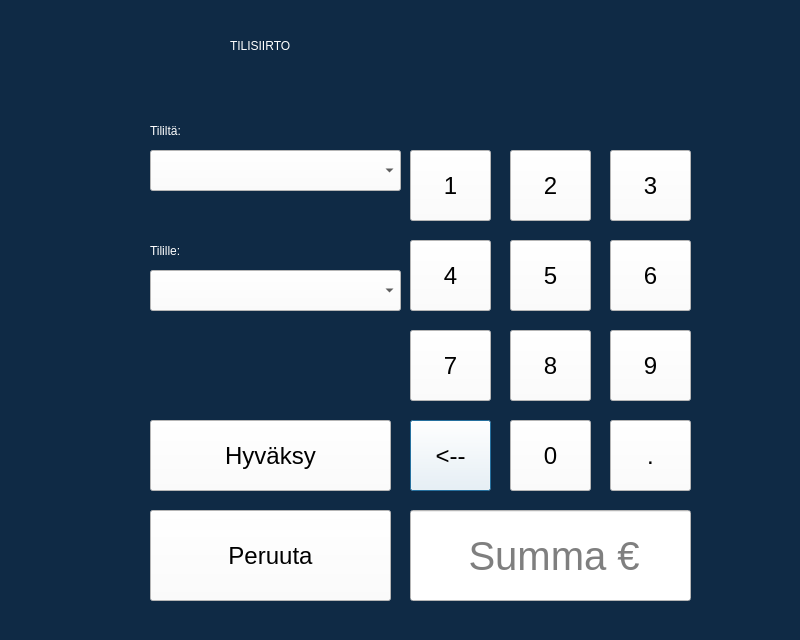
<?xml version="1.0" encoding="UTF-8"?>
<ui version="4.0">
 <class>SiirtoDialog</class>
 <widget class="QDialog" name="SiirtoDialog">
  <property name="geometry">
   <rect>
    <x>0</x>
    <y>0</y>
    <width>800</width>
    <height>640</height>
   </rect>
  </property>
  <property name="windowTitle">
   <string>Dialog</string>
  </property>
  <property name="styleSheet">
   <string notr="true">
	background: #0F2A45;
</string>
  </property>
  <widget class="QComboBox" name="comboBoxTililta">
   <property name="geometry">
    <rect>
     <x>150</x>
     <y>150</y>
     <width>251</width>
     <height>41</height>
    </rect>
   </property>
   <property name="styleSheet">
    <string notr="true">
background-color: white;
selection-background-color: rgb(161, 170, 215);</string>
   </property>
  </widget>
  <widget class="QLabel" name="label">
   <property name="geometry">
    <rect>
     <x>230</x>
     <y>0</y>
     <width>371</width>
     <height>91</height>
    </rect>
   </property>
   <property name="styleSheet">
    <string notr="true">font: 25 32pt &quot;Roboto&quot;;
font: 25 56pt &quot;Roboto&quot;;
color:white;
</string>
   </property>
   <property name="text">
    <string>TILISIIRTO</string>
   </property>
  </widget>
  <widget class="QComboBox" name="comboBoxTilille">
   <property name="geometry">
    <rect>
     <x>150</x>
     <y>270</y>
     <width>251</width>
     <height>41</height>
    </rect>
   </property>
   <property name="styleSheet">
    <string notr="true">background-color: white;
selection-background-color: rgb(161, 170, 215);</string>
   </property>
  </widget>
  <widget class="QPushButton" name="pushButtonDel">
   <property name="geometry">
    <rect>
     <x>410</x>
     <y>420</y>
     <width>81</width>
     <height>71</height>
    </rect>
   </property>
   <property name="font">
    <font>
     <pointsize>18</pointsize>
    </font>
   </property>
   <property name="styleSheet">
    <string notr="true">background: white;</string>
   </property>
   <property name="text">
    <string>&lt;--</string>
   </property>
  </widget>
  <widget class="QPushButton" name="pushButton2">
   <property name="geometry">
    <rect>
     <x>510</x>
     <y>150</y>
     <width>81</width>
     <height>71</height>
    </rect>
   </property>
   <property name="font">
    <font>
     <pointsize>18</pointsize>
    </font>
   </property>
   <property name="styleSheet">
    <string notr="true">background: white;</string>
   </property>
   <property name="text">
    <string>2</string>
   </property>
  </widget>
  <widget class="QPushButton" name="pushButtonCancel">
   <property name="geometry">
    <rect>
     <x>150</x>
     <y>510</y>
     <width>241</width>
     <height>91</height>
    </rect>
   </property>
   <property name="font">
    <font>
     <pointsize>18</pointsize>
    </font>
   </property>
   <property name="styleSheet">
    <string notr="true">background: white;</string>
   </property>
   <property name="text">
    <string>Peruuta</string>
   </property>
  </widget>
  <widget class="QPushButton" name="pushButtonHyvaksy">
   <property name="geometry">
    <rect>
     <x>150</x>
     <y>420</y>
     <width>241</width>
     <height>71</height>
    </rect>
   </property>
   <property name="font">
    <font>
     <pointsize>18</pointsize>
    </font>
   </property>
   <property name="styleSheet">
    <string notr="true">background: white;</string>
   </property>
   <property name="text">
    <string>Hyväksy</string>
   </property>
  </widget>
  <widget class="QPushButton" name="pushButton8">
   <property name="geometry">
    <rect>
     <x>510</x>
     <y>330</y>
     <width>81</width>
     <height>71</height>
    </rect>
   </property>
   <property name="font">
    <font>
     <pointsize>18</pointsize>
    </font>
   </property>
   <property name="styleSheet">
    <string notr="true">background: white;</string>
   </property>
   <property name="text">
    <string>8</string>
   </property>
  </widget>
  <widget class="QPushButton" name="pushButton9">
   <property name="geometry">
    <rect>
     <x>610</x>
     <y>330</y>
     <width>81</width>
     <height>71</height>
    </rect>
   </property>
   <property name="font">
    <font>
     <pointsize>18</pointsize>
    </font>
   </property>
   <property name="styleSheet">
    <string notr="true">background: white;</string>
   </property>
   <property name="text">
    <string>9</string>
   </property>
  </widget>
  <widget class="QPushButton" name="pushButton5">
   <property name="geometry">
    <rect>
     <x>510</x>
     <y>240</y>
     <width>81</width>
     <height>71</height>
    </rect>
   </property>
   <property name="font">
    <font>
     <pointsize>18</pointsize>
    </font>
   </property>
   <property name="styleSheet">
    <string notr="true">background: white;</string>
   </property>
   <property name="text">
    <string>5</string>
   </property>
  </widget>
  <widget class="QPushButton" name="pushButton1">
   <property name="geometry">
    <rect>
     <x>410</x>
     <y>150</y>
     <width>81</width>
     <height>71</height>
    </rect>
   </property>
   <property name="font">
    <font>
     <pointsize>18</pointsize>
    </font>
   </property>
   <property name="styleSheet">
    <string notr="true">background: white;</string>
   </property>
   <property name="text">
    <string>1</string>
   </property>
  </widget>
  <widget class="QPushButton" name="pushButton4">
   <property name="geometry">
    <rect>
     <x>410</x>
     <y>240</y>
     <width>81</width>
     <height>71</height>
    </rect>
   </property>
   <property name="font">
    <font>
     <pointsize>18</pointsize>
    </font>
   </property>
   <property name="styleSheet">
    <string notr="true">background: white;</string>
   </property>
   <property name="text">
    <string>4</string>
   </property>
  </widget>
  <widget class="QPushButton" name="pushButton6">
   <property name="geometry">
    <rect>
     <x>610</x>
     <y>240</y>
     <width>81</width>
     <height>71</height>
    </rect>
   </property>
   <property name="font">
    <font>
     <pointsize>18</pointsize>
    </font>
   </property>
   <property name="styleSheet">
    <string notr="true">background: white;</string>
   </property>
   <property name="text">
    <string>6</string>
   </property>
  </widget>
  <widget class="QPushButton" name="pushButton0">
   <property name="geometry">
    <rect>
     <x>510</x>
     <y>420</y>
     <width>81</width>
     <height>71</height>
    </rect>
   </property>
   <property name="font">
    <font>
     <pointsize>18</pointsize>
    </font>
   </property>
   <property name="styleSheet">
    <string notr="true">background: white;</string>
   </property>
   <property name="text">
    <string>0</string>
   </property>
  </widget>
  <widget class="QPushButton" name="pushButton3">
   <property name="geometry">
    <rect>
     <x>610</x>
     <y>150</y>
     <width>81</width>
     <height>71</height>
    </rect>
   </property>
   <property name="font">
    <font>
     <pointsize>18</pointsize>
    </font>
   </property>
   <property name="styleSheet">
    <string notr="true">background: white;</string>
   </property>
   <property name="text">
    <string>3</string>
   </property>
  </widget>
  <widget class="QPushButton" name="pushButton7">
   <property name="geometry">
    <rect>
     <x>410</x>
     <y>330</y>
     <width>81</width>
     <height>71</height>
    </rect>
   </property>
   <property name="font">
    <font>
     <pointsize>18</pointsize>
    </font>
   </property>
   <property name="styleSheet">
    <string notr="true">background: white;</string>
   </property>
   <property name="text">
    <string>7</string>
   </property>
  </widget>
  <widget class="QLineEdit" name="lineEditSumma">
   <property name="geometry">
    <rect>
     <x>410</x>
     <y>510</y>
     <width>281</width>
     <height>91</height>
    </rect>
   </property>
   <property name="font">
    <font>
     <pointsize>30</pointsize>
     <weight>50</weight>
     <bold>false</bold>
     <underline>false</underline>
    </font>
   </property>
   <property name="styleSheet">
    <string notr="true">background: white;</string>
   </property>
   <property name="inputMask">
    <string/>
   </property>
   <property name="echoMode">
    <enum>QLineEdit::Normal</enum>
   </property>
   <property name="placeholderText">
    <string>     Summa €</string>
   </property>
   <property name="clearButtonEnabled">
    <bool>false</bool>
   </property>
  </widget>
  <widget class="QPushButton" name="pushButtonPiste">
   <property name="geometry">
    <rect>
     <x>610</x>
     <y>420</y>
     <width>81</width>
     <height>71</height>
    </rect>
   </property>
   <property name="font">
    <font>
     <pointsize>18</pointsize>
    </font>
   </property>
   <property name="styleSheet">
    <string notr="true">background: white;</string>
   </property>
   <property name="text">
    <string>.</string>
   </property>
  </widget>
  <widget class="QLabel" name="label_2">
   <property name="geometry">
    <rect>
     <x>150</x>
     <y>120</y>
     <width>121</width>
     <height>21</height>
    </rect>
   </property>
   <property name="styleSheet">
    <string notr="true">font: 25 20pt &quot;Roboto&quot;;
color:white;</string>
   </property>
   <property name="text">
    <string>Tililtä:</string>
   </property>
  </widget>
  <widget class="QLabel" name="label_3">
   <property name="geometry">
    <rect>
     <x>150</x>
     <y>240</y>
     <width>151</width>
     <height>21</height>
    </rect>
   </property>
   <property name="styleSheet">
    <string notr="true">font: 25 20pt &quot;Roboto&quot;;
color:white;</string>
   </property>
   <property name="text">
    <string>Tilille:</string>
   </property>
  </widget>
 </widget>
 <resources/>
 <connections/>
</ui>
